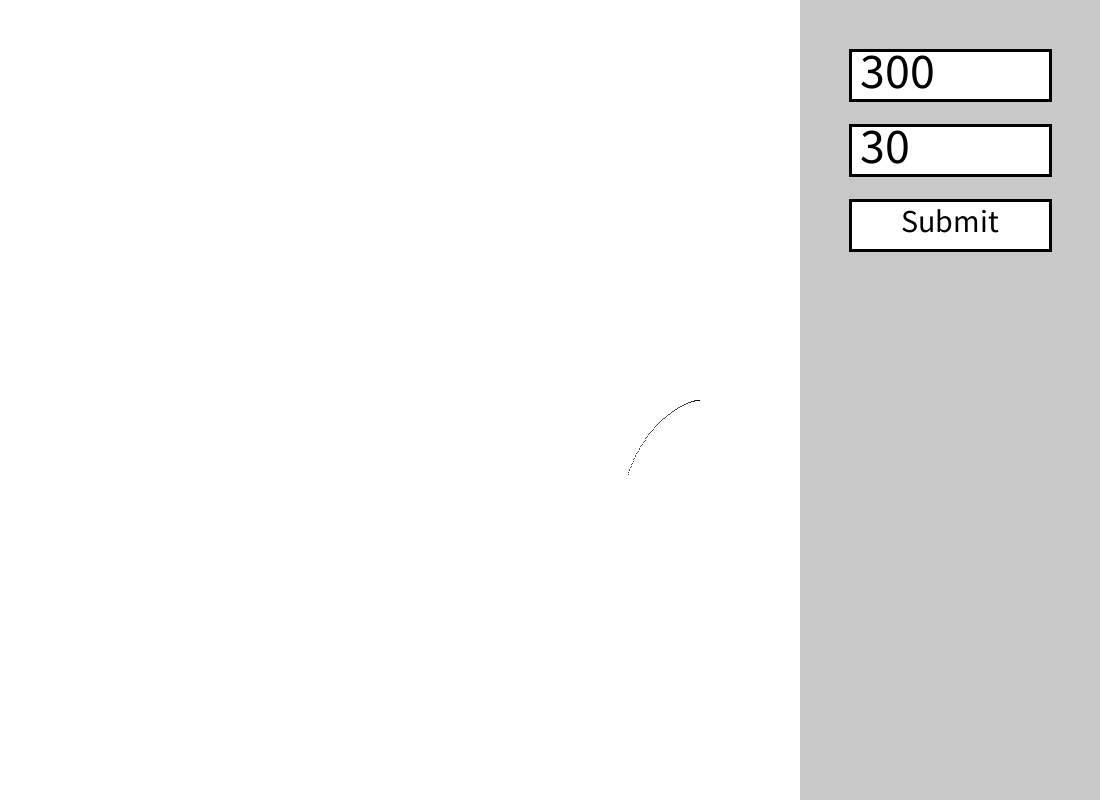
Frame 1 (no input)
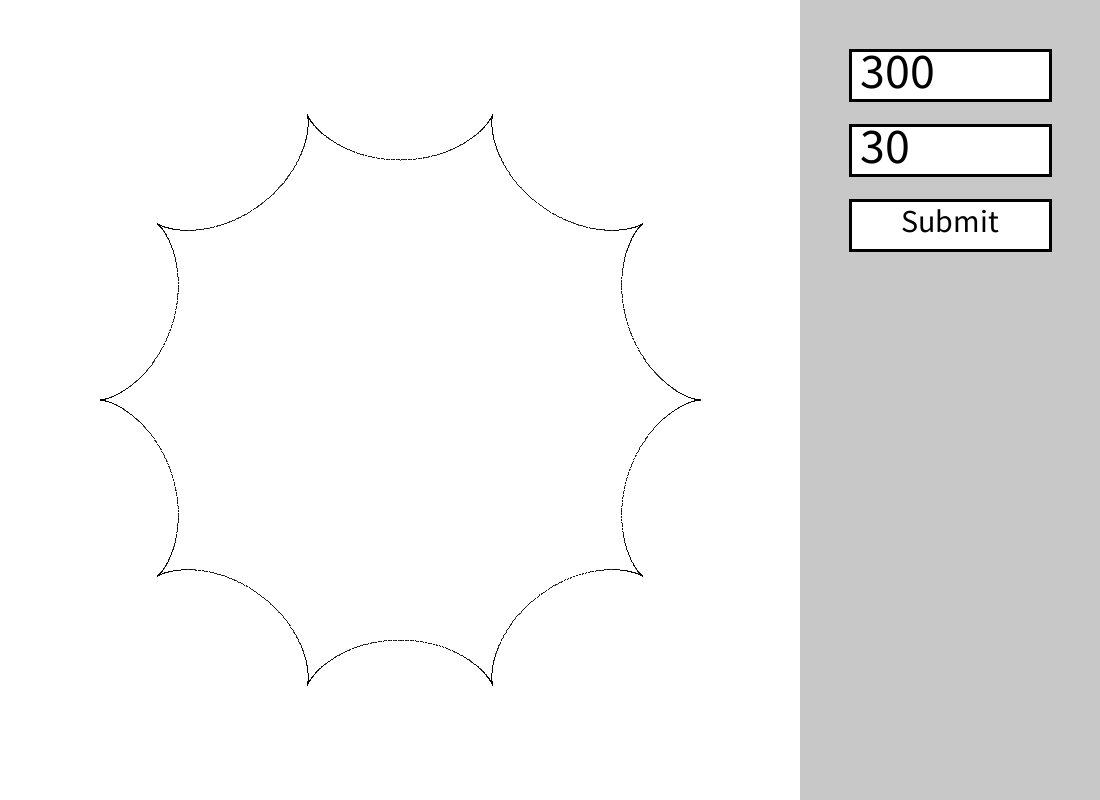
Frame 60 (the mouse pressed at the canvas centre just before this capture)
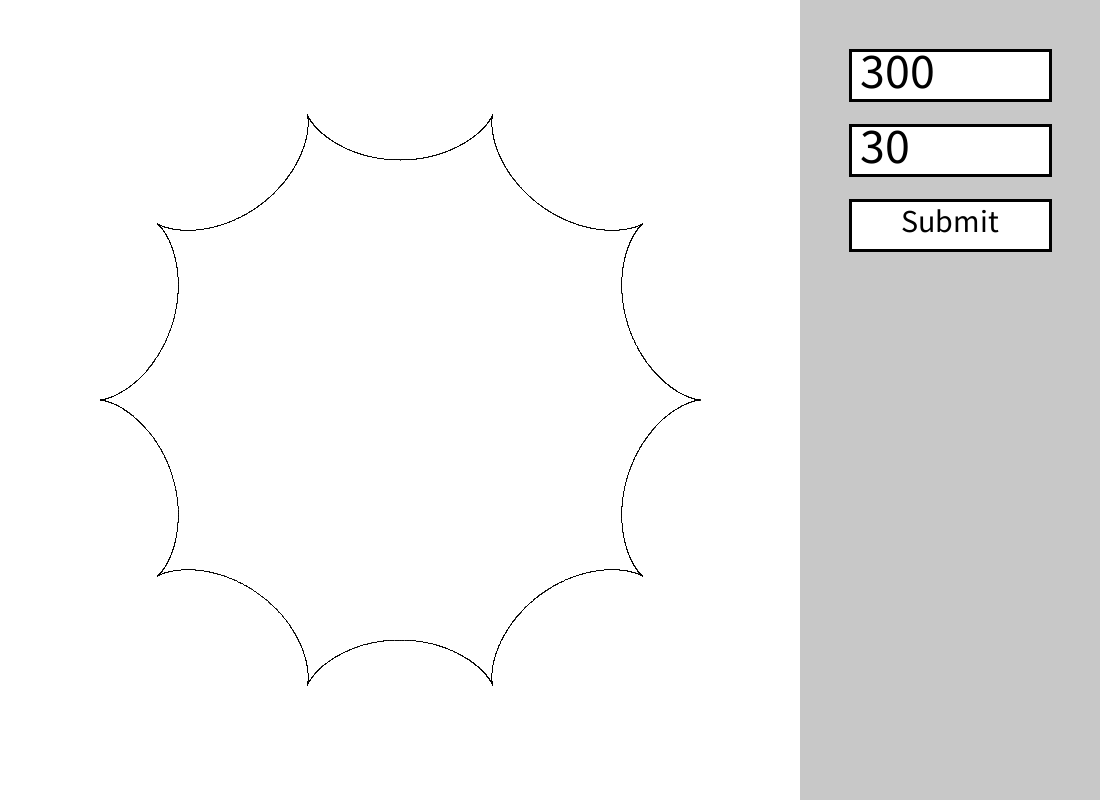
Frame 120 (the mouse held since frame 60 and released just before this capture)

The Processing sketch that drew these frames (run headless with seeded random() and noise(); from frame 60 on, the mouse is pressed at the canvas centre):

// Processing sketch: Hypocycloid
// ── Hypocycloid.pde
float Angle = 0;
float RadiusBig;
float RadiusSmall;
int Rate;

InputBox[] Boxes;


void setup() {
  Rate = 100;
  RadiusBig = 300;
  RadiusSmall = 30;
  Boxes = new InputBox[2];
  size(1100, 800);
  background(255);
  Boxes[0] = new InputBox(850, 50, 200, 50, 300);
  Boxes[1] = new InputBox(850, 125, 200, 50, 30);
}

void draw() {
  noStroke();
  fill(200);
  rect(width-300, 0, 300, height);
  for (InputBox Current : Boxes) {
    Current.Update();
    Current.Show();
  }
  strokeWeight(3);
  stroke(0);
  fill(255);
  rect(850, 200, 200, 50);
  textSize(32);
  textAlign(CENTER, CENTER);
  fill(0);
  text("Submit", 950, 220);
  strokeWeight(1);
  pushMatrix();
  translate((width-300)/2, height/2);
  for (int i = 0; i < Rate; i++) {
    Angle += PI/1000;
    float XPos = (RadiusBig-RadiusSmall)*cos(Angle) + RadiusSmall*cos((Angle*(RadiusBig-RadiusSmall)/RadiusSmall));
    float YPos = (RadiusBig-RadiusSmall)*sin(Angle) - RadiusSmall*sin((Angle*(RadiusBig-RadiusSmall)/RadiusSmall));
    stroke(0);
    point(XPos, YPos);
  }
  popMatrix();
}

void mousePressed() {
  for (InputBox Current : Boxes) {
    if (mouseX > Current.Position.x && mouseX < Current.Position.x+Current.Width && mouseY > Current.Position.y && mouseY < Current.Position.y+Current.Height) {
      for (InputBox CurrentTwo : Boxes) {
        CurrentTwo.Selected = false;
      }
      Current.Selected = !Current.Selected;
    }
  }
  if (mouseX > 850 && mouseX < 1050 && mouseY >200 & mouseY < 400) {
    noStroke();
    fill(255);
    rect(0,0,800,800);
    RadiusBig = Boxes[0].Value;
    RadiusSmall = Boxes[1].Value;
  }
}

void keyPressed() {
  if (key < 58 && key > 47) {
    int variable = key-48;
    for (InputBox Current : Boxes) {
      if (Current.Selected) {
        Current.Value = Current.Value*10 + (key-48);
        if (Current.Value > 999) {
          Current.Value = floor(Current.Value/10);
        }
      }
    }
  } else if (keyCode == BACKSPACE) {
    for (InputBox Current : Boxes) {
      if (Current.Selected) {
        Current.Value = floor(Current.Value/10);
      }
    }
  }
}

// ── Inputbox_Class.pde
class InputBox {
  PVector Position;
  float Width;
  float Height;
  int Value;
  boolean Selected;

  InputBox(float XPos, float YPos, float Width_, float Height_, int StartingValue) {
    Selected = false;
    Position = new PVector(XPos, YPos);
    Value = StartingValue;
    Width = Width_;
    Height = Height_;
  }

  void Show() {
    if (Selected) {
      stroke(#1C05F4);
    } else {
      stroke(0);
    }
    strokeWeight(3);
    fill(255);
    rect(Position.x, Position.y, Width, Height);
    textAlign(LEFT, CENTER);
    textSize(50);
    fill(0);
    text(Value, Position.x+10, Position.y+Height/2-5);
  }

  void Update() {
    if (Value > 999) {
      Value = 999;
    } else if (Value < 0) {
      Value = 0;
    }
  }
}
